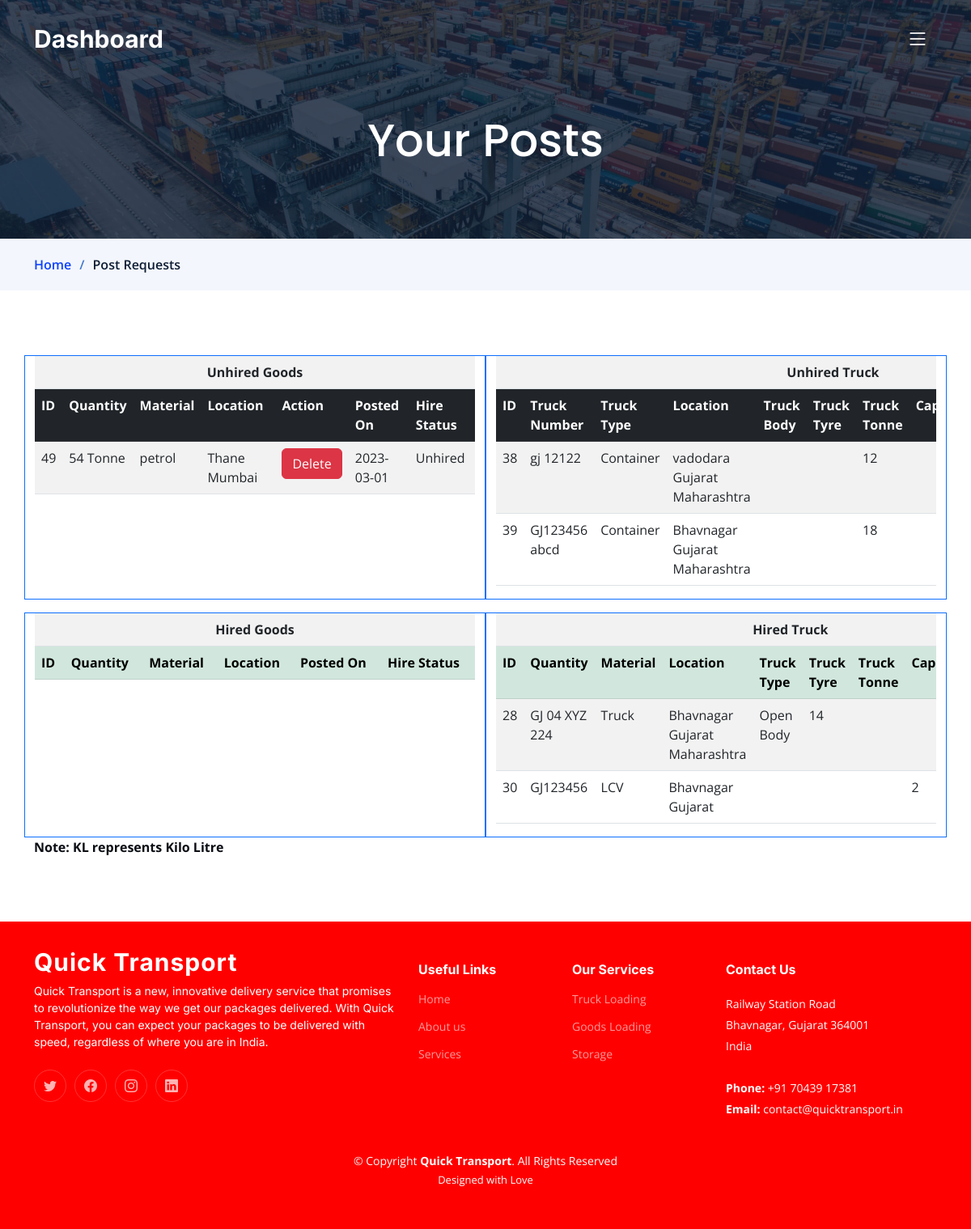
Page /login/users/postreq.php (signed in) on the committed database.
### tables this page shows
CREATE TABLE `goods` (
  `gid` int(11) NOT NULL,
  `sloca` varchar(50) NOT NULL,
  `dloca` varchar(50) NOT NULL,
  `mname` varchar(30) NOT NULL,
  `quan` varchar(20) NOT NULL,
  `vtype` varchar(30) NOT NULL,
  `tbody` varchar(30) NOT NULL,
  `ttyre` int(3) NOT NULL,
  `cbody` varchar(25) NOT NULL,
  `trbody` varchar(30) NOT NULL,
  `htyres` int(3) NOT NULL,
  `tanbody` varchar(25) NOT NULL,
  `rates` int(8) NOT NULL,
  `postdate` date DEFAULT NULL,
  `username` varchar(50) NOT NULL,
  `lockstatus` varchar(30) NOT NULL,
  `hire` varchar(8) NOT NULL
);

CREATE TABLE `truck` (
  `id` int(5) NOT NULL,
  `vno` varchar(20) NOT NULL,
  `vloca` varchar(350) NOT NULL,
  `vroute` varchar(1000) NOT NULL,
  `truck` varchar(25) NOT NULL,
  `tbody` varchar(20) NOT NULL,
  `ttyre` varchar(3) NOT NULL,
  `cbody` varchar(25) NOT NULL,
  `ctonne24` varchar(5) DEFAULT NULL,
  `ctonne32` varchar(5) DEFAULT NULL,
  `ctonne32m` varchar(5) DEFAULT NULL,
  `trbody` varchar(25) NOT NULL,
  `htyres` varchar(5) NOT NULL,
  `htonne10` varchar(5) NOT NULL,
  `htonne12` varchar(5) NOT NULL,
  `htonne14` varchar(5) NOT NULL,
  `lcap` varchar(5) NOT NULL,
  `tanbody` varchar(25) NOT NULL,
  `tancap` varchar(10) NOT NULL,
  `postdate` date DEFAULT NULL,
  `username` varchar(50) NOT NULL,
  `lockstatus` varchar(10) NOT NULL,
  `hire` varchar(8) NOT NULL
);

### login/users/postreq.php (the view, shortened to what this page needs)
<?php
  include("../../conn.php");
  $u=$_SESSION["user"];
  $table=mysqli_query($conn,"select * from goods where username='$u' and hire='Unhired'");
  $truck=mysqli_query($conn,"select * from truck where username='$u' and hire='Unhired'");
  $trucks=mysqli_query($conn,"select * from truck where username='$u' and hire='Hired'");
?>
<!DOCTYPE html>
<html lang="en">
<head>
  <link href="../../assets/vendor/bootstrap/css/bootstrap.min.css" rel="stylesheet">
  <link href="../../assets/vendor/bootstrap-icons/bootstrap-icons.css" rel="stylesheet">
  <link href="../../assets/vendor/fontawesome-free/css/all.min.css" rel="stylesheet">
  <link href="../../assets/vendor/glightbox/css/glightbox.min.css" rel="stylesheet">
  <link href="../../assets/vendor/swiper/swiper-bundle.min.css" rel="stylesheet">
  <link href="../../assets/vendor/aos/aos.css" rel="stylesheet">
  <link href="../../assets/css/main.css" rel="stylesheet">
</head>
<body>
  <?php include("head.php"); ?>
  <main id="main">
    <div class="breadcrumbs">
      <div class="page-header d-flex align-items-center" style="background-image: url('../../assets/img/page-header.jpg');">
        <div class="container position-relative">
          <div class="row d-flex justify-content-center">
            <div class="col-lg-6 text-center">
              <h2>Your Posts</h2>
            </div>
          </div>
        </div>
      </div>
      <nav>
        <div class="container">
          <ol>
            <li><a href="index.html">Home</a></li>
            <li>Post Requests</li>
          </ol>
        </div>
      </nav>
    </div>
    <section class="sample-page">
      <div class="container">
        <div class='row'>
          <div class='col-6 border border-primary' style='margin-right:0px;'>
            <div class='cols-4 table-responsive'>
              <table class="table table-striped">
                <tr><th colspan='7' class='text-center'>Unhired Goods</th></tr>
                <tr  class="table-dark">
                  <th>ID</th>
                  <th>Quantity</th>
                  <th>Material</th>
                  <th>Location</th>
                  <th>Action</th>
                  <th>Posted On</th>
                  <th>Hire Status</th>
                  </tr>
                <?php
                  while($row=mysqli_fetch_array($table)){
                    echo"<tr>";
                    echo"<td>$row[0]</td>";
                    echo"<td>$row[4]</td>";
                    echo"<td>$row[3]</td>";
                    echo"<td>
                      $row[1] $row[2]
                    </td>";
                    echo"<td><a href='goodsdelete.php?id=$row[0]' onclick='return remove()' class='btn btn-danger'>Delete</a></td>";
                    echo"<td>$row[postdate]</td>";
                    echo"<td>$row[hire]</td></tr>";
                }
                ?>
              </table>
            </div>
          </div>
          <div class='col-6 border border-primary'>
            <div class='cols-4 table-responsive'>
              <table class="table table-striped">
                <tr><th colspan='12' class='text-center'>Unhired Truck</th></tr>
                <tr class='table-dark'>
                <th>ID</th>
                <th>Truck Number</th>
                <th>Truck Type</th>
                <th>Location</th>
                <th>Truck Body</th>
                <th>Truck Tyre</th>
                <th>Truck Tonne</th>
                <th>Capacity</th>
                <th>Hire Status</th></tr>
                <?php
                  while($row=mysqli_fetch_array($truck)){
                    echo"<tr><td>
                      $row[0]
                    </td>";
                    echo"<td>
                      $row[1]
                    </td>";
                    echo"<td>
                      $row[4]
                    </td>";
                    echo"<td>
                      $row[2] $row[3]
                    </td>";
                    echo"<td>$row[tbody]$row[trbody]$row[cbody]$row[tanbody]</td>";
                    echo"<td>$row[ttyre]$row[htyres]</td>";
                    echo"<td>$row[ctonne24]$row[ctonne32]$row[ctonne32m]$row[htonne10]$row[htonne12]$row[htonne14]</td>";
                    echo"<td>$row[lcap]$row[tancap]</td>";
                    echo"<td>$row[hire]</td></tr>";
                  }
                ?>
              </table>
            </div>
          </div>
        </div>
        <div class='row mt-3'>
          <div class='col-6 border border-primary' style='margin-right:0px;'>
            <div class='cols-4 table-responsive'>
              <table class="table table-striped">
                <tr><th colspan='7' class='text-center'>Hired Goods</th></tr>
                <tr class="table-success">
                  <th>ID</th>
                  <th>Quantity</th>
                  <th>Material</th>
                  <th>Location</th>
                  <th>Posted On</th>
                  <th>Hire Status</th>
                  </tr>
              </table>
            </div>
          </div>
          <div class='col-6 border border-primary'>
            <div class='cols-4 table-responsive'>
              <table class="table table-striped">
                <tr ><th colspan='12' class='text-center'>Hired Truck</th></tr>
                <tr class="table-success">
                <th>ID</th>
                <th>Quantity</th>
                <th>Material</th>
                <th>Location</th>
                <th>Truck Type</th>
                <th>Truck Tyre</th>
                <th>Truck Tonne</th>
                <th>Capacity</th>
                <th>Hire Status</th></tr>
                <?php
                  while($row=mysqli_fetch_array($trucks)){
                    echo"<tr><td>
                      $row[0]
                    </td>";
                    echo"<td>
                      $row[1]
                    </td>";
                    echo"<td>
                      $row[4]
                    </td>";
                    echo"<td>
                      $row[2] $row[3]
                    </td>";
                    echo"<td>$row[tbody]$row[trbody]$row[cbody]$row[tanbody]</td>";
                    echo"<td>$row[ttyre]$row[htyres]</td>";
                    echo"<td>$row[ctonne24]$row[ctonne32]$row[ctonne32m]$row[htonne10]$row[htonne12]$row[htonne14]</td>";
                    echo"<td>$row[lcap]$row[tancap]</td>";
                    echo"<td>$row[hire]</td></tr>";
                  }
                ?>
              </table>
            </div>
          </div>
        </div>
        <b>Note: KL represents Kilo Litre</b>
      </div>
    </section>
  </main>
    <?php include("footer.php");    ?>
</body>
</html>

### assets/css/main.css (style rules this page uses)
:root { --font-default: "Open Sans", system-ui, -apple-system, "Segoe UI", Roboto, "Helvetica Neue", Arial, "Noto Sans", "Liberation Sans", sans-serif, "Apple Color Emoji", "Segoe UI Emoji", "Segoe UI Symbol", "Noto Color Emoji"; --font-primary: "Inter", sans-serif; --font-secondary: "Poppins", sans-serif; }
:root { --color-default: #0a0d13; --color-primary: #0d42ff; --color-secondary: #0e1d34; }
:root { scroll-behavior: smooth; }
body { font-family: var(--font-default); color: var(--color-default); }
a { color: var(--color-primary); text-decoration: none; }
h1, h2, h3, h4, h5, h6 { font-family: var(--font-primary); }
section { padding: 80px 0; overflow: hidden; }
.breadcrumbs .page-header { padding: 140px 0 80px 0; position: relative; background-size: cover; background-position: center; background-repeat: no-repeat; }
.breadcrumbs .page-header:before { content: ""; background-color: rgba(14, 29, 52, 0.8); position: absolute; inset: 0; }
.breadcrumbs .page-header h2 { font-size: 56px; font-weight: 500; color: #fff; font-family: var(--font-secondary); }
.breadcrumbs nav { background-color: #f3f6fc; padding: 20px 0; }
.breadcrumbs nav ol { display: flex; flex-wrap: wrap; list-style: none; margin: 0; padding: 0; font-size: 16px; font-weight: 600; color: var(--color-secondary); }
.breadcrumbs nav ol a { color: var(--color-primary); transition: 0.3s; }
.breadcrumbs nav ol li+li { padding-left: 10px; }
.breadcrumbs nav ol li+li::before { display: inline-block; padding-right: 10px; color: #4278cc; content: "/"; }

### rows in the picture
goods: gid "49", quan "54 Tonne", mname "petrol", sloca "Thane", dloca "Mumbai", postdate "2023-03-01", hire "Unhired"
truck: id "38", vno "gj 12122", truck "Container", vloca "vadodara", vroute "Gujarat Maharashtra", ctonne24 "12"
truck: id "39", vno "GJ123456 abcd", truck "Container", vloca "Bhavnagar", vroute "Gujarat Maharashtra", ctonne32m "18"
truck: id "28", vno "GJ 04 XYZ 224", truck "Truck", vloca "Bhavnagar", vroute "Gujarat Maharashtra", tbody "Open Body", ttyre "14"
truck: id "30", vno "GJ123456", truck "LCV", vloca "Bhavnagar", vroute "Gujarat", lcap "2"
